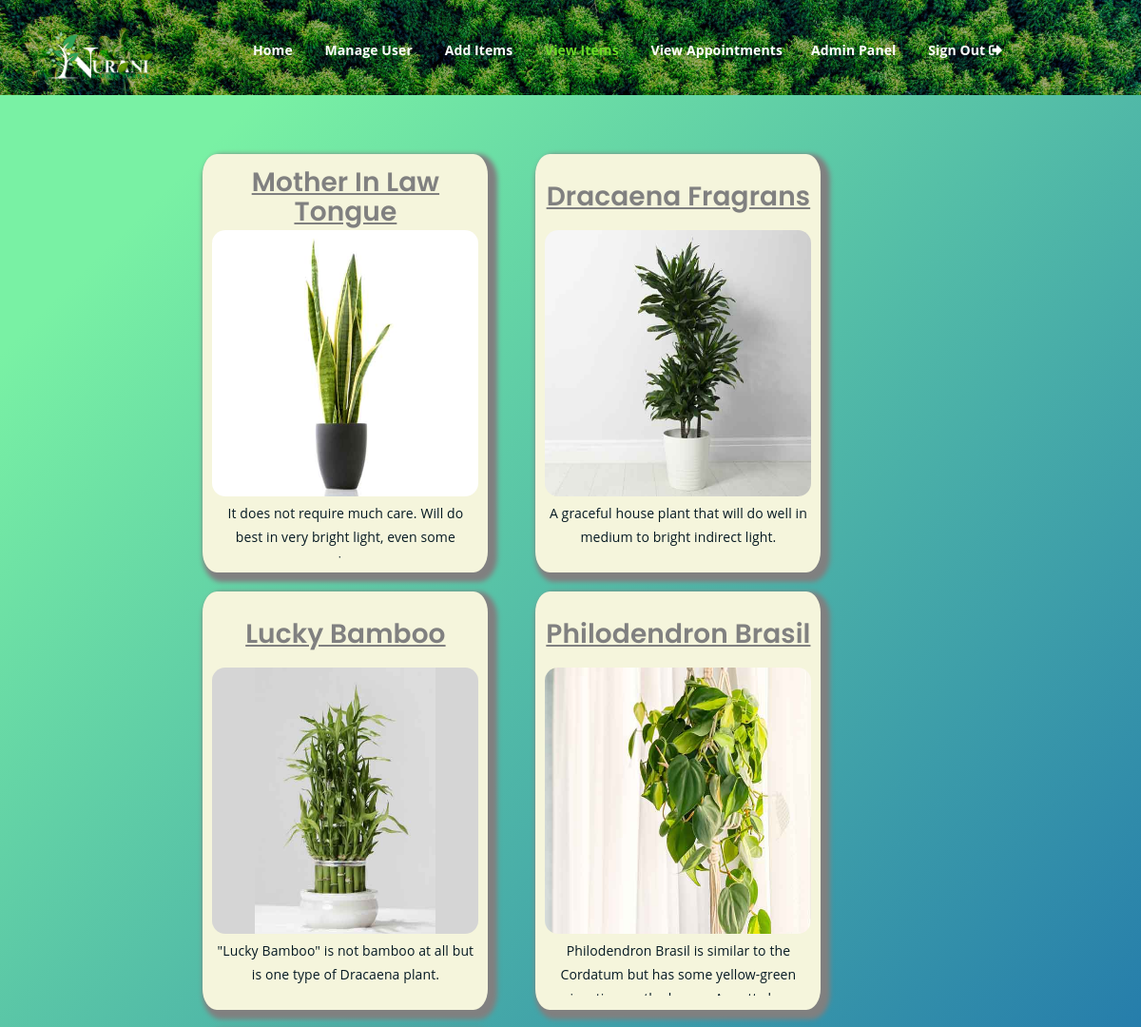
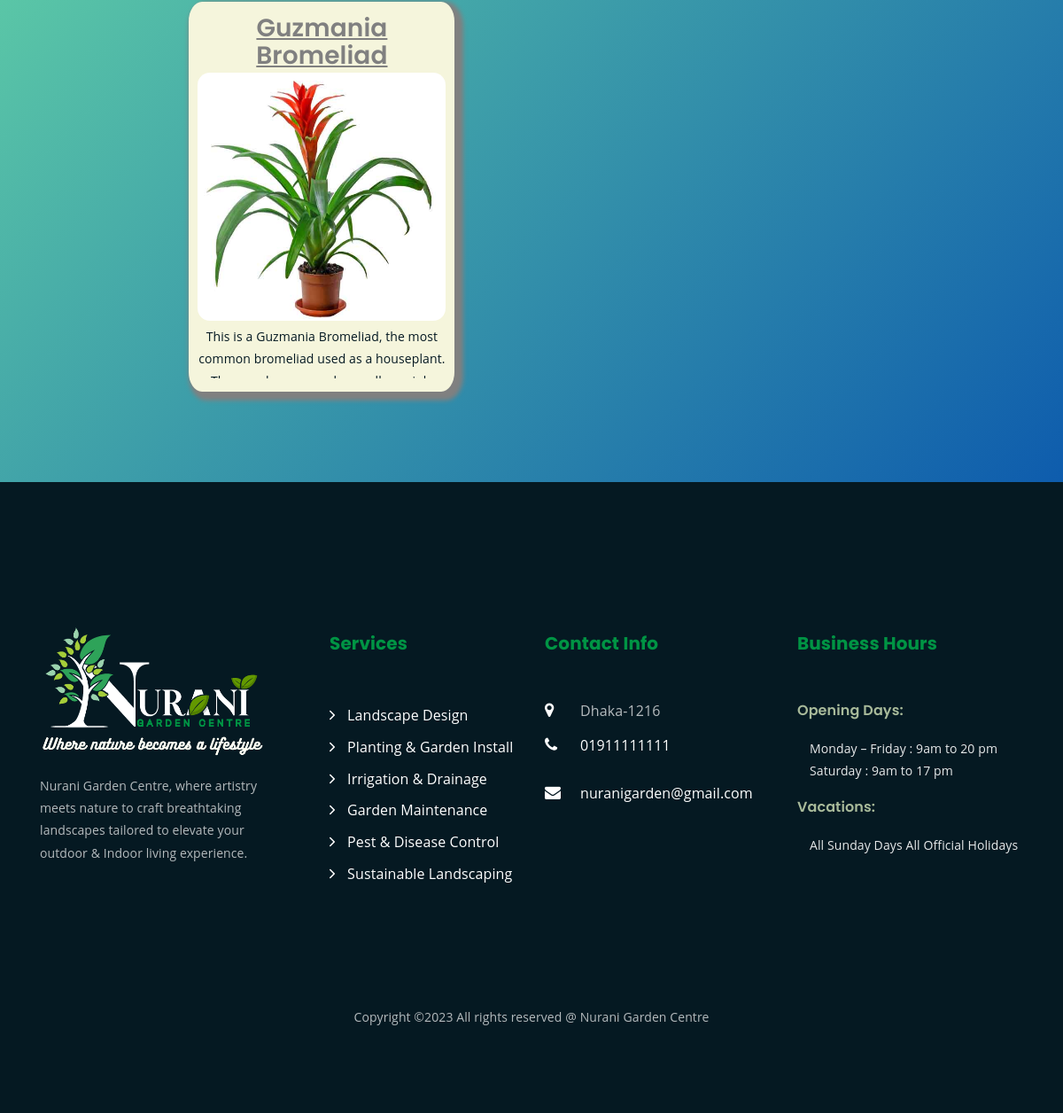
The page /view-items.php on the database its author committed (2 pictures, top to bottom).
### tables this page shows
CREATE TABLE item_t (
    itemID INTEGER NOT NULL AUTO_INCREMENT,
    img_url VARCHAR(255) NOT NULL,
    name VARCHAR(255) NOT NULL,
    description VARCHAR(255) NOT NULL,
    CONSTRAINT item_t PRIMARY KEY (itemID)
);

### view-items.php (the view, shortened to what this page needs)
<!DOCTYPE html>
<html lang="en">
<head>
    <link rel="stylesheet" href="https://stackpath.bootstrapcdn.com/font-awesome/4.7.0/css/font-awesome.min.css">
    <link rel="stylesheet" href="css/all.min.css">
    <link rel="stylesheet" href="css/owl.carousel.css">
    <link rel="stylesheet" href="css/animate.css">
    <link rel="stylesheet" href="css/meanmenu.min.css">
    <link rel="stylesheet" href="css/responsive.css">
    <link rel="stylesheet" href="css/owl.carousel.min.css">
    <link rel="stylesheet" href="css/owl.theme.default.min.css">
    <link rel="stylesheet" href="css/magnific-popup.css">
    <link rel="stylesheet" href="css/ionicons.min.css">
    <link rel="stylesheet" href="https://cdnjs.cloudflare.com/ajax/libs/font-awesome/5.15.4/css/all.min.css">
    <link rel="stylesheet" href="css/flaticon.css">
    <link rel="stylesheet" href="css/icomoon.css">
    <link rel="stylesheet" href="css/style.css">
</head>
<body>
    <div class="top-header-area admin-panel" id="sticker">
        <div class="container">
            <div class="row">
                <div class="col-lg-12 col-sm-12 text-center">
                    <div class="main-menu-wrap">
                        <div class="site-logo">
                            <a href="index.html">
                                <img src="images/Nurani.png" alt="">
                            </a>
                        </div>
                        <nav class="main-menu">
                            <ul>
                                <li><a href="admin-homepage.html">Home</a>
                                </li>
                                <li><a href="manage-user.php">Manage User</a></li>
                                <li><a href="add-items.php">Add Items</a>
                                </li>
                                <li class="current-list-item"><a href="view-items.php">View Items</a></li>
                                <li><a href="view-appointments.php">View Appointments</a>
                                <li><a href="admin-panel.html">Admin Panel</a>
                                </li>
                                <li><a href="index.html">Sign Out <i class="fas fa-sign-out-alt"> </i></a></li>
                            </ul>
                        </nav>
                    </div>
                </div>
            </div>
        </div>
    </div>
    <section class="hero-wrap hero-wrap-2" style="background-image: url('images/bg_2.jpg');" data-stellar-background-ratio="0.5">
        <div class="overlay"></div>
        <div class="container">
            <div class="row no-gutters slider-text align-items-end justify-content-center">
            </div>
        </div>
    </section>
    <div class="container-f">
        <div class="item-container">
            <?php
            include 'connect.php';
            $sql = "SELECT * FROM item_t";;
            $res = mysqli_query($conn, $sql); ?>
            <?php
            if (mysqli_num_rows($res) > 0) {
                while ($images = mysqli_fetch_assoc($res)) {  ?>
                    <div class="box">
                        <div class="t">
                            <h3><?= $images['name'] ?></h3>
                        </div>
                        <img src="images/upload/<?= $images['img_url'] ?>">
                        <div class="scrl">
                            <p><?= $images['description'] ?></p>
                        </div>
                    </div>
            <?php }
            } ?>
        </div>
    </div>
    <Section class="ftco-footer">
        <footer class="ftco-footer ftco-bg-dark ftco-section">
            <div class="container">
                <div class="row mb-5">
                    <div class="col-md-6 col-lg">
                        <div class="ftco-footer-widget mb-4">
                            <div class="ftco-footer_logo" data-wow-delay="500ms">
                                <img class="second-img" src="images/Nurani-logo.png" alt="">
                            </div>
                            <p>Nurani Garden Centre, where artistry meets nature to craft breathtaking landscapes tailored to elevate your outdoor & Indoor living experience.</p>
                            <ul class="ftco-footer-social list-unstyled float-md-left float-lft mt-5">
                            </ul>
                        </div>
                    </div>
                    <div class="col-md-6 col-lg">
                        <div class="ftco-footer-widget mb-4 ml-md-5">
                            <div class="ftco-heading-2">
                                <h2>Services</h2>
                            </div>
                            <ul class="list-unstyled">
                                <li><a href="index.html#service" class="py-1 d-block"><span class="ion-ios-arrow-forward mr-3"></span>Landscape Design</a></li>
                                <li><a href="index.html#service" class="py-1 d-block"><span class="ion-ios-arrow-forward mr-3"></span>Planting & Garden Install</a></li>
                                <li><a href="index.html#service" class="py-1 d-block"><span class="ion-ios-arrow-forward mr-3"></span>Irrigation & Drainage</a></li>
                                <li><a href="index.html#service" class="py-1 d-block"><span class="ion-ios-arrow-forward mr-3"></span>Garden Maintenance</a></li>
                                <li><a href="index.html#service" class="py-1 d-block"><span class="ion-ios-arrow-forward mr-3"></span>Pest & Disease Control</a></li>
                                <li><a href="index.html#service" class="py-1 d-block"><span class="ion-ios-arrow-forward mr-3"></span>Sustainable Landscaping</a></li>
                            </ul>
                        </div>
                    </div>
                    <div class="col-md-6 col-lg">
                        <div class="ftco-footer-widget mb-4">
                            <div class="ftco-heading-2">
                                <h2>Contact Info</h2>
                            </div>
                            <div class="block-23 mb-3">
                                <ul>
                                    <li><span class="icon icon-map-marker"></span><span class="text">Dhaka-1216</span></li>
                                    <li><a href="#"><span class="icon icon-phone"></span><span class="text">01911111111</span></a></li>
                                    <li><a href="#"><span class="icon icon-envelope"></span><span class="text">nuranigarden@gmail.com</span></a></li>
                                </ul>
                            </div>
                        </div>
                    </div>
                    <div class="col-md-6 col-lg">
                        <div class="ftco-footer-widget mb-4">
                            <div class="ftco-heading-2">
                                <h2>Business Hours</h2>
                            </div>
                            <div class="opening-hours">
                                <h4>Opening Days:</h4>
                                <p class="pl-3">
                                    <span>Monday – Friday : 9am to 20 pm</span>
                                    <span>Saturday : 9am to 17 pm</span>
                                </p>
                                <h4>Vacations:</h4>
                                <p class="pl-3">
                                    <span>All Sunday Days</span>
                                    <span>All Official Holidays</span>
                                </p>
                            </div>
                        </div>
                    </div>
                </div>
                <div class="row">
                    <div class="col-md-12 text-center">
                        <p>Copyright &copy; All rights reserved @ Nurani Garden Centre</p>
                    </div>
                </div>
            </div>
        </footer>
    </Section>
</body>
</html>

### css/icomoon.css (style rules this page uses)
[class^="icon-"], [class*=" icon-"] { font-family: 'icomoon' !important; speak: none; font-style: normal; font-weight: normal; font-variant: normal; text-transform: none; line-height: 1; -webkit-font-smoothing: antialiased; -moz-osx-font-smoothing: grayscale; }
.icon-map-marker:before { content: "\f041"; }
.icon-phone:before { content: "\f095"; }
.icon-envelope:before { content: "\f0e0"; }

### view-items.php (style rules this page uses)
.container-f { padding: 1% 1%; background: linear-gradient(135deg, rgb(121, 241, 164) 10%, rgb(14, 92, 173) 100%); }
h3 { text-decoration: underline; font-size: 28px !important; color: grey !important; }
.t { display: flex; height: 70px; justify-content: center; align-items: center; }
.item-container { margin-top: 40px; margin-right: 15%; margin-left: 15%; margin-bottom: 80px; display: flex; flex-wrap: wrap; justify-content: baseline; }
.box { width: 300px; height: 440px; text-align: center; box-shadow: 5px 5px 5px 5px gray; border-radius: 5%; overflow: hidden; padding: 10px; margin: 10px 25Px; background-color: #f5f5dc; justify-content: center; align-items: center; }
.scrl { height: 60px !important; overflow-y: scroll !important; margin-bottom: 50px; }
.box img { width: 100%; height: 280px; border-radius: 5%; margin-bottom: 5px; }

### rows shown on the page
item_t: name "Mother In Law Tongue", img_url (picture), description "It does not require much care. Will do best in very bright light, even some…"
item_t: name "Dracaena Fragrans", img_url (picture), description "A graceful house plant that will do well in medium to bright indirect light."
item_t: name "Lucky Bamboo", img_url (picture), description "\"Lucky Bamboo\" is not bamboo at all but is one type of Dracaena plant."
item_t: name "Philodendron Brasil", img_url (picture), description "Philodendron Brasil is similar to the Cordatum but has some yellow-green…"
item_t: name "Guzmania Bromeliad", img_url (picture), description "This is a Guzmania Bromeliad, the most common bromeliad used as a houseplant.…"
